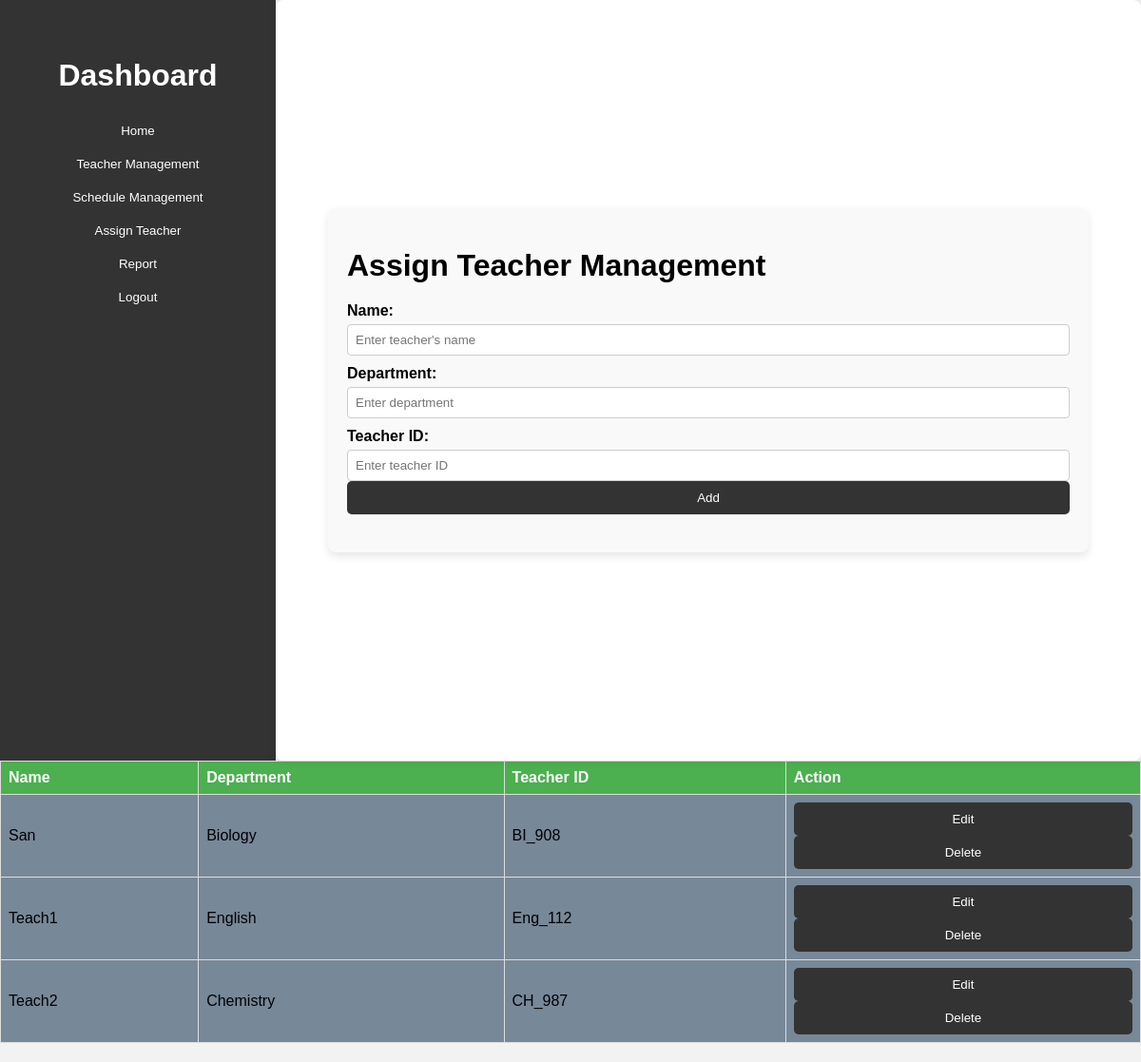
The app's page /add_teacher/ with its own data.
### compapp/models.py (models this page shows, shortened)
class Teacher(models.Model):
    name = models.CharField(max_length=25)
    department = models.CharField(max_length=25)
    teacher_id = models.CharField(max_length=10, primary_key=True)

### compapp/views.py (the view)
# urls.py: path('add_teacher/',views.add_teacher, name='add_teacher'),
def add_teacher(request):
    if request.method == 'POST':
        name = request.POST.get('name')
        department = request.POST.get('department')
        teacher_id = request.POST.get('teacher_id')
        if not (name and department and teacher_id):
            return JsonResponse({'error': 'All fields are required'}, status=400)
        teacher = Teacher.objects.create(name=name, department=department, teacher_id=teacher_id)
        teacher.save()
        return redirect('add_teacher')  # Redirect to the same page after form submission
    else:
        teachers = Teacher.objects.all()  # Retrieve all teachers
        return render(request, 'teacher.html', {'teachers': teachers})

### compapp/templates/teacher.html (shortened to what this page needs)
<!DOCTYPE html>
<html>
<head>
    <link rel="stylesheet" href="/static/index.css">
</head>
<body>
    <div class="dashboard">
        <div class="sidebar">
            <div style="background-size: cover; padding: 20px; text-align: center;">
                <h1>Dashboard</h1>
                <a href="{% url 'index1' %}"><button>Home</button></a>
                <a href="{% url 'add_teacher' %}"><button>Teacher Management</button></a>
                <a href="{% url 'add_schedule' %}"><button>Schedule Management</button></a>
                <a href="{% url 'assign_teacher' %}"><button>Assign Teacher</button></a>
                <a href="{% url 'report' %}"><button>Report</button></a>
                <form action="{% url 'logout' %}" method="post">
                    <button type="submit">Logout</button>
                </form>
            </div>
        </div>
        <div class="content-container">
            <div class="form-column">
                <h1 style="margin-bottom: 20px;">Assign Teacher Management</h1>
                <form id="teacher" method="post" action="{% url 'add_teacher' %}">
                    <div id="formContainer">
                        <label for="nameInput">Name:</label>
                        <input type="text" id="nameInput" name="name" placeholder="Enter teacher's name">
                        <label for="department">Department:</label>
                        <input type="text" id="department" name="department" placeholder="Enter department">
                        <label for="teacher_id">Teacher ID:</label>
                        <input type="text" id="teacher_id" name="teacher_id" placeholder="Enter teacher ID">
                        <button type="button" onclick="addData()">Add</button>
                    </div>
                </form>
            </div>
        </div>
    </div>
    <div class="table-container">
        <table id="outputTable">
            <tr>
                <th>Name</th>
                <th>Department</th>
                <th>Teacher ID</th>
                <th>Action</th>
            </tr>
            {% for teacher in teachers %}
            <tr>
                <td>{{ teacher.name }}</td>
                <td>{{ teacher.department }}</td>
                <td>{{ teacher.teacher_id }}</td>
                <td>
                    <button onclick="editData('{{ teacher.teacher_id }}')">Edit</button>
                    <button onclick="deleteData(this)">Delete</button>
                </td>
            </tr>
            {% endfor %}
        </table>
    </div>
</body>
</html>

### compapp/static/index.css (style rules this page uses)
body { background-color:aliceblue; background: url('https://www.sju.edu.in/uploads/event/medium/feminist%20methedology%20event%20cover%20image.png') center/cover no-repeat; font-family: Arial, sans-serif; margin: 20px; }
form { margin-bottom: 20px; }

### compapp/templates/teacher.html (style rules this page uses)
body { margin: 0; font-family: Verdana, Arial, sans-serif; background-color: #f2f2f2; }
.dashboard { display: flex; height: 100vh; }
.sidebar { width: 250px; background-color: #333; color: #fff; padding: 20px; }
.content-container { background-color: white; flex: 2; display: flex; flex-direction: column; align-items: center; justify-content: center; border-radius: 8px; box-shadow: 0 0 10px rgba(0, 0, 0, 0.1); overflow: hidden; }
.form-column { max-width: 800px; width: 100%; padding: 20px; box-sizing: border-box; background-color: #f9f9f9; border-radius: 8px; box-shadow: 0 4px 8px rgba(0, 0, 0, 0.1); }
label { display: block; margin-top: 10px; font-weight: bold; }
input, textarea { width: 100%; padding: 8px; margin-top: 5px; border: 1px solid #ccc; border-radius: 4px; box-sizing: border-box; }
button { width: 100%; padding: 10px; background-color: #333; color: #fff; border: none; border-radius: 5px; cursor: pointer; transition: background-color 0.3s; }
table { border-collapse: collapse; margin-bottom: 20px; width: 100%; }
th, td { border: 1px solid #ddd; padding: 8px; text-align: left; background-color: #778899; }
th { background-color: #4CAF50; color: #fff; }
.table-container { max-height: 400px; overflow-y: auto; }
button { transition: background-color 0.3s, transform 0.3s; }

### records on screen
Teacher: name "San", department "Biology", teacher_id "BI_908"
Teacher: name "Teach1", department "English", teacher_id "Eng_112"
Teacher: name "Teach2", department "Chemistry", teacher_id "CH_987"
